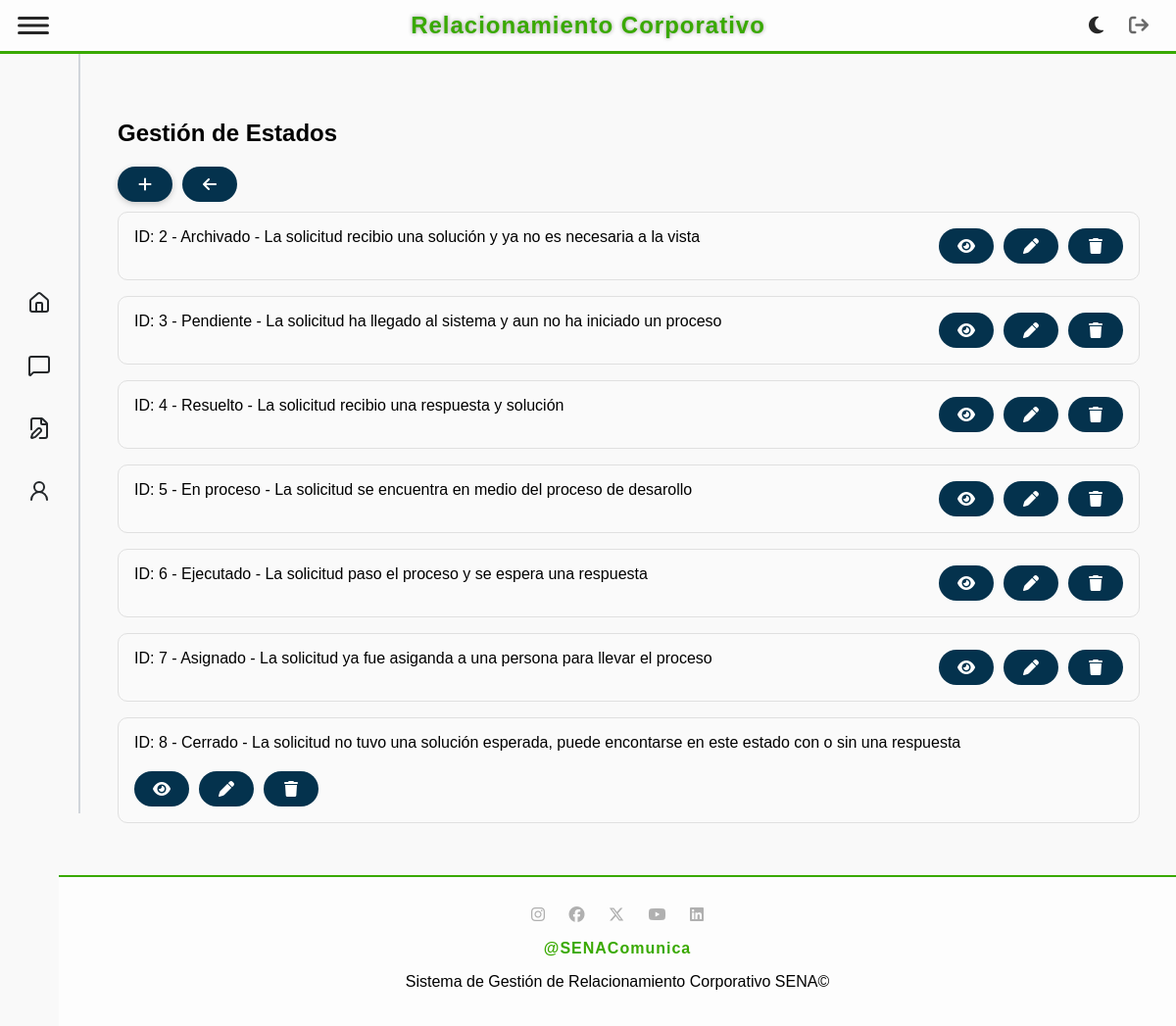
/estado/view (signed in), run on an earlier commit of the app's database.
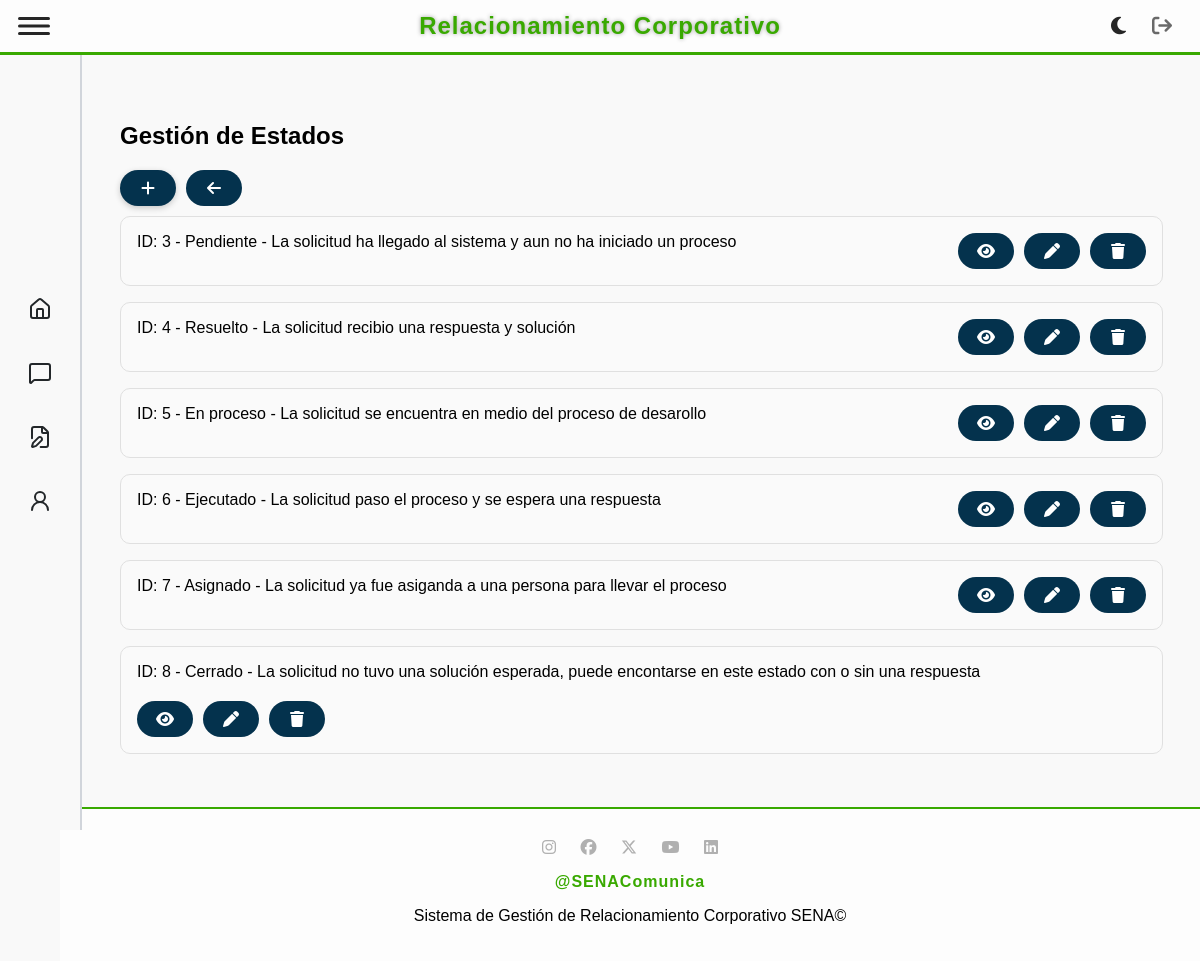
And on a later commit of the database.
### tables this page shows
CREATE TABLE `estado` (
  `idEstado` int(11) NOT NULL,
  `Estado` varchar(45) NOT NULL,
  `Descripcion` varchar(100) NOT NULL,
  `Color` varchar(7) NOT NULL DEFAULT '#4361ee'
);

### app/controllers/baseController.php (called while the page is built, shortened)
<?php
class BaseController
{
    public $layout = "default";
    public function render(string $view, array $arrayData = null)
    {
        $layout = MAIN_APP_ROUTE . "../views/layouts/{$this->layout}.php";
        include_once $layout;
    }
}

### app/controllers/estadoController.php (called while the page is built, shortened)
<?php
require_once "baseController.php";
require_once MAIN_APP_ROUTE."../models/EstadoModel.php";
class EstadoController extends BaseController {
    public function view() {
        $estadoObj = new EstadoModel();
        $estados = $estadoObj->getAll();
        $data = [
            "estados" => $estados,
            "titulo" => "Lista de estados"
        ];
        $this->render('estado/view.php', $data);
    }
}

### app/models/BaseModel.php (called while the page is built, shortened)
<?php
abstract class BaseModel {
    protected $dbConnection;
    protected $table;
    public function __construct() {
        try {
            $options = [
                PDO::ATTR_ERRMODE => PDO::ERRMODE_EXCEPTION,
                PDO::ATTR_DEFAULT_FETCH_MODE => PDO::FETCH_OBJ
            ];
            $dsn = DRIVER.':host='.HOST.';dbname='.DATABASE;
            $this->dbConnection = new PDO($dsn, USERNAME_DB, PASSWORD_DB, $options);
        } catch (PDOException $ex) {
            echo 'Error en la conexión: '.$ex->getMessage();
            exit;
        }
    }
    public function getAll(): array {
        try {
            $sql = 'SELECT * FROM '.$this->table;
            $statement = $this->dbConnection->query($sql);
            return $statement->fetchAll();
        } catch (PDOException $ex) {
            echo 'Error al obtener registros: '.$ex->getMessage();
            return [];
        }
    }
}

### app/models/EstadoModel.php (called while the page is built, shortened)
<?php
require_once MAIN_APP_ROUTE."../models/BaseModel.php";
class EstadoModel extends BaseModel{
    public function __construct(
        ?int $idEstado = null,
        ?string $Estado = null,
        ?string $Descripcion = null
    )
    {
        $this->table = "estado";
    }
}

### app/views/estado/view.php (the view)
<div class="data-container">
<h2>Gestión de Estados</h2>
    <div class="buttons">
            <a class="btn-add" href="/estado/new"><i class="fa fa-plus"></i></a>
            <a href="/usuario/indexAdministrador" class="btn btn-secondary" title="Volver"><i class="fas fa-arrow-left"></i></a>
        </div>
    <?php
    if (empty($estados)) {
        echo "<br>No se encuentran estados en la base de datos";
    } else {
        foreach ($estados as $key => $value) {
            echo "<div class='record'>
                <span>ID: $value->idEstado - $value->Estado - $value->Descripcion</span>
                <div class='buttons'>
                    <a href='/estado/view/".$value->idEstado."'><i class='fas fa-eye'></i></a>
                    <a href='/estado/edit/".$value->idEstado."'><i class='fas fa-pen'></i></a>
                    <a href='/estado/delete/".$value->idEstado."'><i class='fas fa-trash'></i></a>
                </div>
            </div>";
        }
    }
    ?>
</div>

What changed in the data, as far as the page shows it:
removed estado: idEstado "2", Estado "Archivado", Descripcion "La solicitud recibio una solución y ya no es necesaria a la vista"
